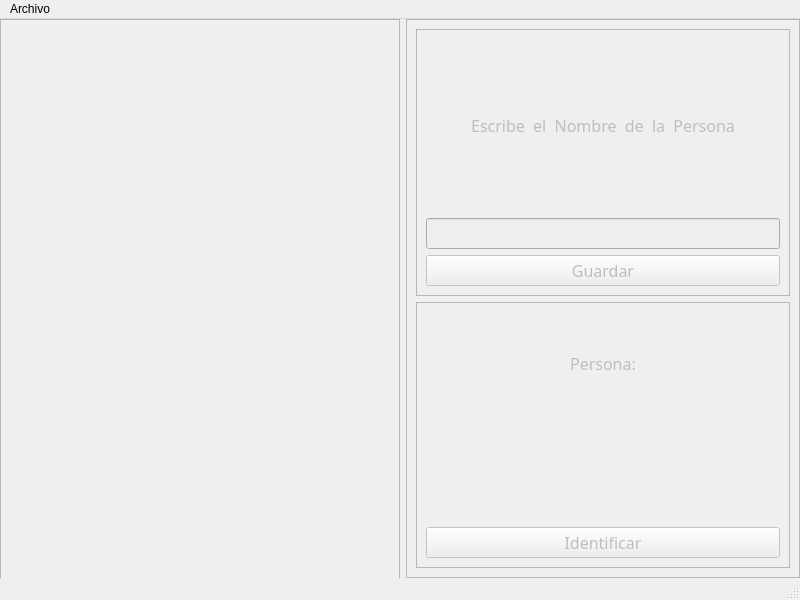
<?xml version="1.0" encoding="UTF-8"?>
<ui version="4.0">
 <class>MainWindow</class>
 <widget class="QMainWindow" name="MainWindow">
  <property name="geometry">
   <rect>
    <x>0</x>
    <y>0</y>
    <width>800</width>
    <height>600</height>
   </rect>
  </property>
  <property name="minimumSize">
   <size>
    <width>800</width>
    <height>600</height>
   </size>
  </property>
  <property name="maximumSize">
   <size>
    <width>800</width>
    <height>600</height>
   </size>
  </property>
  <property name="windowTitle">
   <string>Identificacion de Personas</string>
  </property>
  <widget class="QWidget" name="centralwidget">
   <layout class="QHBoxLayout" name="horizontalLayout">
    <property name="leftMargin">
     <number>0</number>
    </property>
    <property name="topMargin">
     <number>0</number>
    </property>
    <property name="rightMargin">
     <number>0</number>
    </property>
    <property name="bottomMargin">
     <number>0</number>
    </property>
    <item>
     <widget class="QFrame" name="frame">
      <property name="minimumSize">
       <size>
        <width>400</width>
        <height>600</height>
       </size>
      </property>
      <property name="frameShape">
       <enum>QFrame::StyledPanel</enum>
      </property>
      <property name="frameShadow">
       <enum>QFrame::Raised</enum>
      </property>
      <layout class="QHBoxLayout" name="horizontalLayout_2">
       <item>
        <widget class="QLabel" name="lbl_image">
         <property name="autoFillBackground">
          <bool>false</bool>
         </property>
         <property name="text">
          <string/>
         </property>
         <property name="alignment">
          <set>Qt::AlignCenter</set>
         </property>
        </widget>
       </item>
      </layout>
     </widget>
    </item>
    <item>
     <widget class="QFrame" name="frame_2">
      <property name="frameShape">
       <enum>QFrame::StyledPanel</enum>
      </property>
      <property name="frameShadow">
       <enum>QFrame::Raised</enum>
      </property>
      <layout class="QVBoxLayout" name="verticalLayout">
       <item>
        <widget class="QFrame" name="frame1">
         <property name="enabled">
          <bool>false</bool>
         </property>
         <property name="frameShape">
          <enum>QFrame::StyledPanel</enum>
         </property>
         <property name="frameShadow">
          <enum>QFrame::Raised</enum>
         </property>
         <layout class="QVBoxLayout" name="verticalLayout_2">
          <item>
           <widget class="QLabel" name="label">
            <property name="font">
             <font>
              <family>Sans Serif Collection</family>
              <pointsize>12</pointsize>
              <weight>50</weight>
              <bold>false</bold>
             </font>
            </property>
            <property name="text">
             <string>Escribe  el  Nombre  de  la  Persona</string>
            </property>
            <property name="alignment">
             <set>Qt::AlignCenter</set>
            </property>
           </widget>
          </item>
          <item>
           <widget class="QLineEdit" name="txt_nombre">
            <property name="font">
             <font>
              <family>Sans Serif Collection</family>
              <pointsize>12</pointsize>
              <weight>50</weight>
              <bold>false</bold>
             </font>
            </property>
           </widget>
          </item>
          <item>
           <widget class="QPushButton" name="btn_guardar">
            <property name="font">
             <font>
              <family>Sans Serif Collection</family>
              <pointsize>12</pointsize>
              <weight>50</weight>
              <bold>false</bold>
             </font>
            </property>
            <property name="text">
             <string>Guardar</string>
            </property>
           </widget>
          </item>
         </layout>
        </widget>
       </item>
       <item>
        <widget class="QFrame" name="frame2">
         <property name="enabled">
          <bool>false</bool>
         </property>
         <property name="frameShape">
          <enum>QFrame::StyledPanel</enum>
         </property>
         <property name="frameShadow">
          <enum>QFrame::Raised</enum>
         </property>
         <layout class="QVBoxLayout" name="verticalLayout_3">
          <item>
           <widget class="QLabel" name="label_2">
            <property name="font">
             <font>
              <family>Sans Serif Collection</family>
              <pointsize>12</pointsize>
              <weight>50</weight>
              <bold>false</bold>
             </font>
            </property>
            <property name="text">
             <string>Persona:</string>
            </property>
            <property name="alignment">
             <set>Qt::AlignCenter</set>
            </property>
           </widget>
          </item>
          <item>
           <widget class="QLabel" name="lbl_nombre">
            <property name="font">
             <font>
              <family>Sans Serif Collection</family>
              <pointsize>12</pointsize>
              <weight>50</weight>
              <bold>false</bold>
             </font>
            </property>
            <property name="text">
             <string/>
            </property>
            <property name="alignment">
             <set>Qt::AlignCenter</set>
            </property>
           </widget>
          </item>
          <item>
           <widget class="QPushButton" name="btn_identificar">
            <property name="font">
             <font>
              <family>Sans Serif Collection</family>
              <pointsize>12</pointsize>
              <weight>50</weight>
              <bold>false</bold>
             </font>
            </property>
            <property name="text">
             <string>Identificar</string>
            </property>
           </widget>
          </item>
         </layout>
        </widget>
       </item>
      </layout>
     </widget>
    </item>
   </layout>
  </widget>
  <widget class="QStatusBar" name="statusbar"/>
  <widget class="QMenuBar" name="menuBar">
   <property name="geometry">
    <rect>
     <x>0</x>
     <y>0</y>
     <width>800</width>
     <height>21</height>
    </rect>
   </property>
   <widget class="QMenu" name="menuArchivo">
    <property name="title">
     <string>Archivo</string>
    </property>
    <addaction name="mnu_guardar"/>
    <addaction name="mnu_identificar"/>
    <addaction name="separator"/>
    <addaction name="mnu_salir"/>
   </widget>
   <addaction name="menuArchivo"/>
  </widget>
  <action name="mnu_guardar">
   <property name="text">
    <string>Guardar persona</string>
   </property>
  </action>
  <action name="mnu_identificar">
   <property name="text">
    <string>Identificar persona</string>
   </property>
  </action>
  <action name="mnu_salir">
   <property name="text">
    <string>Salir</string>
   </property>
  </action>
 </widget>
 <resources/>
 <connections/>
</ui>
